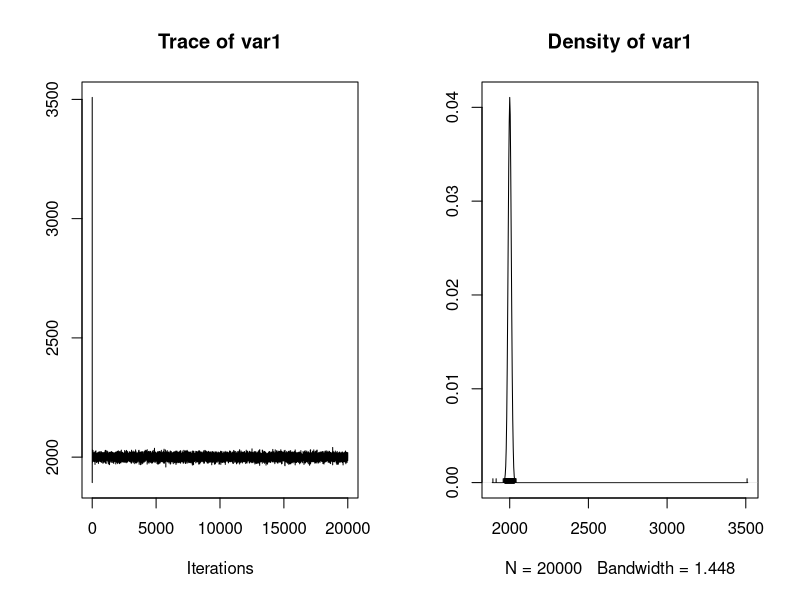
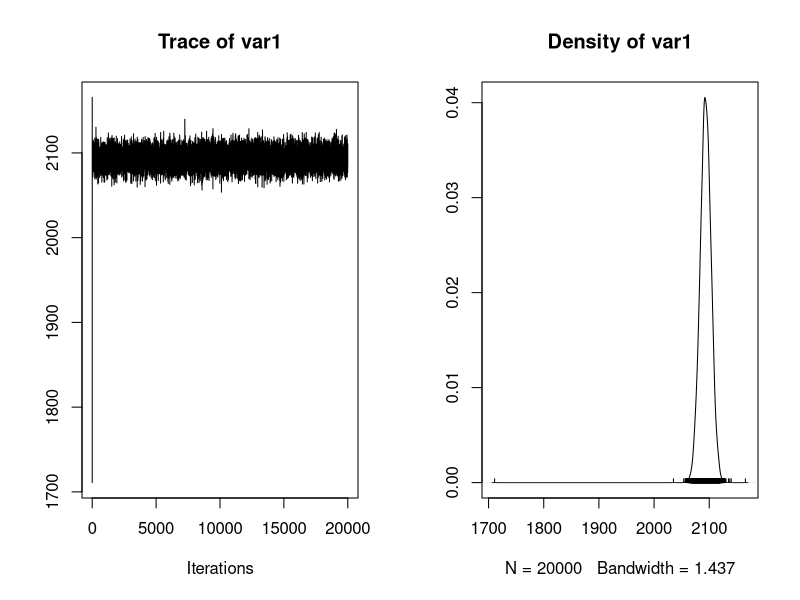
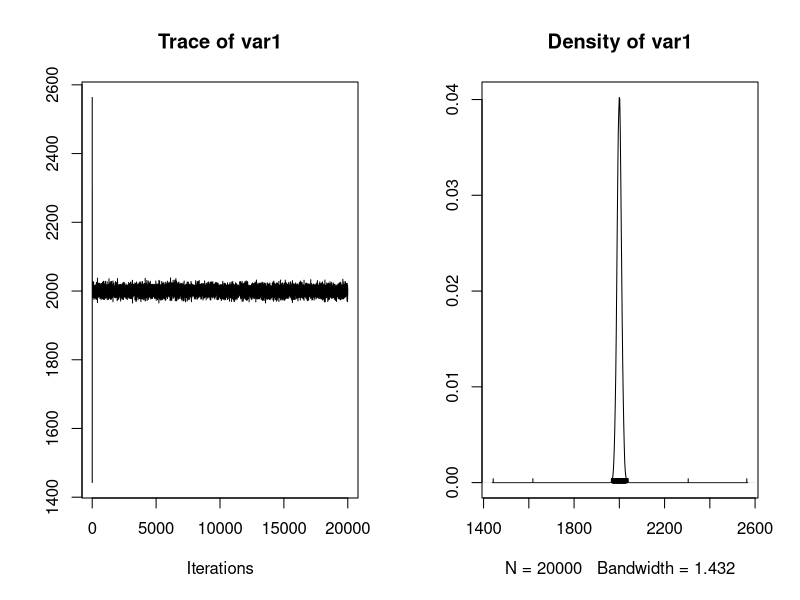
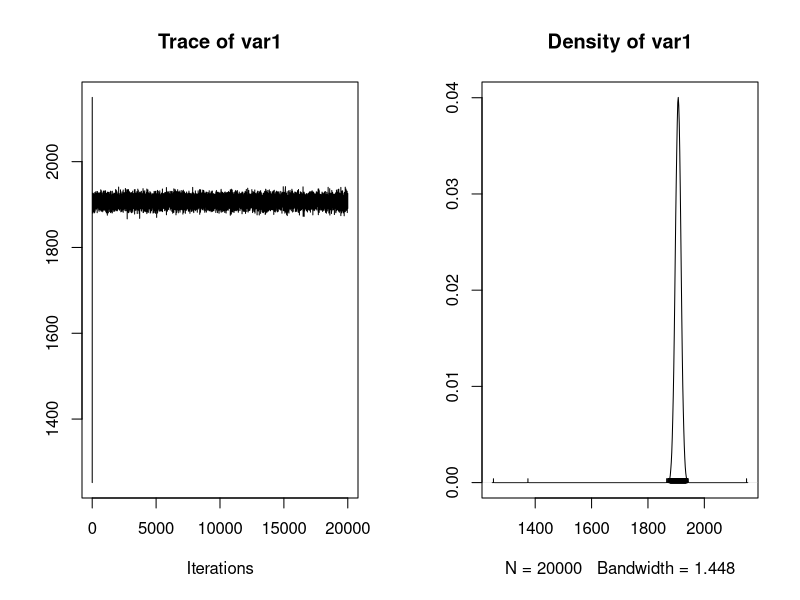
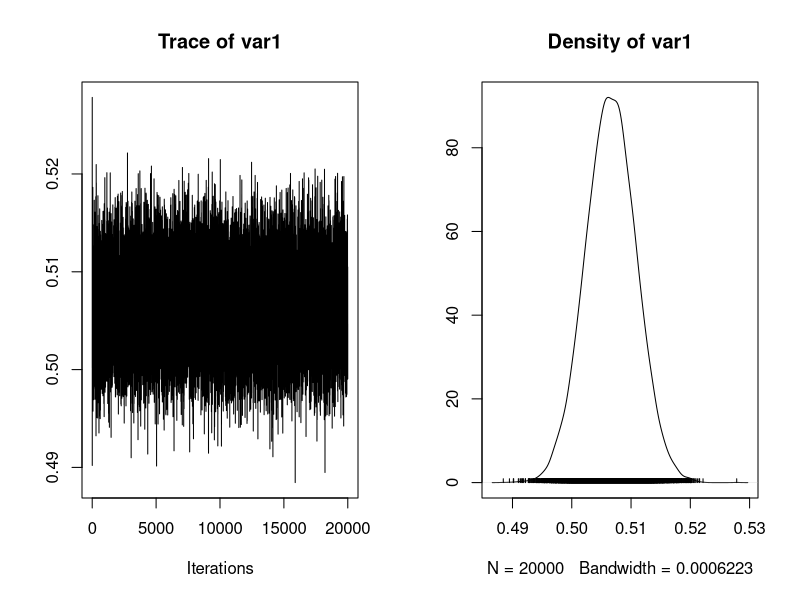

These figures' R source, in order:
## ---- chunk 1
knitr::opts_chunk$set(echo = TRUE)
knitr::opts_chunk$set(tidy.opts=list(width.cutoff=60),tidy=TRUE)
## ---- chunk 2
# R FUNCTIONS FOR PERFORMING UNIVARIATE SLICE SAMPLING.
#
# Radford M. Neal, 17 March 2008.
#
# Implements, with slight modifications and extensions, the algorithm described
# in Figures 3 and 5 of the following paper:
#
#   Neal, R. M (2003) "Slice sampling" (with discussion), Annals of Statistics,
#      vol. 31, no. 3, pp. 705-767.
#
# See the documentation for the function uni.slice below for how to use it.
# The function uni.slice.test was used to test the uni.slice function.


# GLOBAL VARIABLES FOR RECORDING PERFORMANCE.

uni.slice.calls <- 0	# Number of calls of the slice sampling function
uni.slice.evals <- 0	# Number of density evaluations done in these calls


# UNIVARIATE SLICE SAMPLING WITH STEPPING OUT AND SHRINKAGE.
#
# Performs a slice sampling update from an initial point to a new point that 
# leaves invariant the distribution with the specified log density function.
#
# Arguments:
#
#   x0    Initial point
#   g     Function returning the log of the probability density (plus constant)
#   w     Size of the steps for creating interval (default 1)
#   m     Limit on steps (default infinite)
#   lower Lower bound on support of the distribution (default -Inf)
#   upper Upper bound on support of the distribution (default +Inf)
#   gx0   Value of g(x0), if known (default is not known)
#
# The log density function may return -Inf for points outside the support 
# of the distribution.  If a lower and/or upper bound is specified for the
# support, the log density function will not be called outside such limits.
#
# The value of this function is the new point sampled, with an attribute
# of "log.density" giving the value of the log density function, g, at this
# point.  Depending on the context, this log density might be passed as the 
# gx0 argument of a future call of uni.slice. 
#
# The global variable uni.slice.calls is incremented by one for each call
# of uni.slice.  The global variable uni.slice.evals is incremented by the
# number of calls made to the g function passed.
#
# WARNING:  If you provide a value for g(x0), it must of course be correct!
# In addition to giving wrong answers, wrong values for gx0 may result in
# the uni.slice function going into an infinite loop.

uni.slice <- function (x0, g, w=1, m=Inf, lower=-Inf, upper=+Inf, gx0=NULL)
{
  # Check the validity of the arguments.
  
  if (!is.numeric(x0) || length(x0)!=1
      || !is.function(g) 
      || !is.numeric(w) || length(w)!=1 || w<=0 
      || !is.numeric(m) || !is.infinite(m) && (m<=0 || m>1e9 || floor(m)!=m)
      || !is.numeric(lower) || length(lower)!=1 || x0<lower
      || !is.numeric(upper) || length(upper)!=1 || x0>upper
      || upper<=lower 
      || !is.null(gx0) && (!is.numeric(gx0) || length(gx0)!=1))
  { 
    stop ("Invalid slice sampling argument")
  }
  
  # Keep track of the number of calls made to this function.
  
  uni.slice.calls <<- uni.slice.calls + 1
  
  # Find the log density at the initial point, if not already known.
  
  if (is.null(gx0)) 
  { uni.slice.evals <<- uni.slice.evals + 1
  gx0 <- g(x0)
  }
  
  # Determine the slice level, in log terms.
  
  logy <- gx0 - rexp(1)
  
  # Find the initial interval to sample from.
  
  u <- runif(1,0,w)
  L <- x0 - u
  R <- x0 + (w-u)  # should guarantee that x0 is in [L,R], even with roundoff
  
  # Expand the interval until its ends are outside the slice, or until
  # the limit on steps is reached.
  
  if (is.infinite(m))  # no limit on number of steps
  { 
    repeat
    { if (L<=lower) break
      uni.slice.evals <<- uni.slice.evals + 1
      if (g(L)<=logy) break
      L <- L - w
    }
    
    repeat
    { if (R>=upper) break
      uni.slice.evals <<- uni.slice.evals + 1
      if (g(R)<=logy) break
      R <- R + w
    }
  }
  
  else if (m>1)  # limit on steps, bigger than one
  { 
    J <- floor(runif(1,0,m))
    K <- (m-1) - J
    
    while (J>0)
    { if (L<=lower) break
      uni.slice.evals <<- uni.slice.evals + 1
      if (g(L)<=logy) break
      L <- L - w
      J <- J - 1
    }
    
    while (K>0)
    { if (R>=upper) break
      uni.slice.evals <<- uni.slice.evals + 1
      if (g(R)<=logy) break
      R <- R + w
      K <- K - 1
    }
  }
  
  # Shrink interval to lower and upper bounds.
  
  if (L<lower) 
  { L <- lower
  }
  if (R>upper)
  { R <- upper
  }
  
  # Sample from the interval, shrinking it on each rejection.
  
  repeat
  { 
    x1 <- runif(1,L,R)
    
    uni.slice.evals <<- uni.slice.evals + 1
    gx1 <- g(x1)
    
    if (gx1>=logy) break
    
    if (x1>x0) 
    { R <- x1
    }
    else 
    { L <- x1
    }
  }
  
  # Return the point sampled, with its log density attached as an attribute.
  
  attr(x1,"log.density") <- gx1
  return (x1)
  
}

updates <- function (x0, g, reuse=FALSE)
{ 
  uni.slice.calls <<- 0
  uni.slice.evals <<- 0
  
  s <<- numeric(ss)
  x1 <- x0
  s[1] <<- x0
  last.g <- NULL
  
  for (i in 2:ss)
  { for (j in 1:thin)
  { if (reuse)
  { x1 <- uni.slice (x1, g, w=w, m=m, lower=lower, upper=upper, 
                     gx0=last.g)
  last.g <- attr(x1,"log.density")
  }
    else
    { x1 <- uni.slice (x1, g, w=w, m=m, lower=lower, upper=upper)
    }
  }
    s[i] <<- x1
  }
  return(s)
}


## ---- chunk 3
set.seed(123)
#simulation study 
N_mcmc <- 20000
n_tasks <- 3
n_models <- 2

Y_obs <- matrix(rep(0, n_models*n_tasks), ncol = n_tasks)
Y_obs[1,] <- c(100,5000,10000)
Y_obs[2,] <-  c(115,5000,10000)
N_obs <- c(200,10000,20000)
## ---- chunk 4
#assume the true p's are .5,.5,.5 for model 1 and .525,.5,.5 for model 2
#thus, model 2 is strictly better

p1 <- Y_obs[1,]/N_obs
mean(p1)
p2 <- Y_obs[2,]/N_obs
mean(p2)
mean(p1)-mean(p2)

#1: analytical 95% CI
#analytical CI for comparison -- contains 0 (error)
mean(p1)-mean(p2)-2*sqrt(sum(p1*(1-p1)/N_obs)/9+sum(p2*(1-p2)/N_obs)/9)
mean(p1)-mean(p2)+2*sqrt(sum(p1*(1-p1)/N_obs)/9+sum(p2*(1-p2)/N_obs)/9)
#length
4*sqrt(sum(p1*(1-p1)/N_obs)/9+sum(p2*(1-p2)/N_obs)/9)

#2:bootstrap 95% CI
mock_test <- c()
#generate mock responses
for(i in 1:n_tasks){
  mock_test[[i]] <- matrix(rep(0,n_models*N_obs[i]), ncol = n_models)
  for(j in 1:n_models){
    one_ind <- sample(seq(N_obs[i]), size = Y_obs[j,i], replace = FALSE)
    mock_test[[i]][one_ind,j] <- 1
  }
}
## ---- chunk 5
mock_test <- c()
#generate mock responses
for(i in 1:n_tasks){
  mock_test[[i]] <- matrix(rep(0,n_models*N_obs[i]), ncol = n_models)
  for(j in 1:n_models){
    one_ind <- sample(seq(N_obs[i]), size = Y_obs[j,i], replace = FALSE)
    mock_test[[i]][one_ind,j] <- 1
  }
}

#bootstrap samples
N_boot <- 5000
p_samps <- rep(0, N_boot)
for(i in 1:N_boot){
  task_1_ind <- sample(seq(N_obs[1]), replace = TRUE)
  task_2_ind <- sample(seq(N_obs[2]), replace = TRUE)
  task_3_ind <- sample(seq(N_obs[3]), replace = TRUE)
  
  p_11 <- sum(mock_test[[1]][task_1_ind,1])/N_obs[1]
  p_12 <- sum(mock_test[[1]][task_1_ind,2])/N_obs[1]
  
  p_21 <- sum(mock_test[[2]][task_2_ind,1])/N_obs[2]
  p_22 <- sum(mock_test[[2]][task_2_ind,2])/N_obs[2]
  
  p_31 <- sum(mock_test[[3]][task_3_ind,1])/N_obs[3]
  p_32 <- sum(mock_test[[3]][task_3_ind,2])/N_obs[3]
  
  p_samps[i] <- (p_11+p_21+p_31)/3-(p_12+p_22+p_32)/3
}

#contains 0 -- error
quantile(p_samps, .025)
quantile(p_samps, .975)

## ---- chunk 6
cur_alphas_h <- rep(1, n_models)
cur_betas_h  <-  rep(1, n_models)
cur_thetas_h <- matrix(rep(.5, n_models*n_tasks), nrow = n_models)
alpha_samps <- matrix(rep(0, n_models*N_mcmc), nrow = N_mcmc)
beta_samps <- matrix(rep(0, n_models*N_mcmc), nrow = N_mcmc)
theta_samps <- array(rep(0, n_models*N_mcmc*n_tasks), dim = c(n_models, n_tasks,N_mcmc))

#slice sampling constants
w <- .5
thin <- 1
ss <- 2
lower <- 0
upper <- Inf
m <- Inf

# global index variable for Gibbs sampler
index <- 1

log_conditional_post_a1 <- function(a_inp){
  log_llh_score <- 0
  for(j in 1:n_tasks){
    log_llh_score <- log_llh_score + dbeta(cur_thetas_h[index,j], a_inp, cur_betas_h[index], log=TRUE)
  }
  return(log_llh_score+dnorm(a_inp, mean = 2000, sd = 10,log = TRUE))
}
log_conditional_post_a2 <- function(a_inp){
  log_llh_score <- 0
  for(j in 1:n_tasks){
    log_llh_score <- log_llh_score + dbeta(cur_thetas_h[index,j], a_inp, cur_betas_h[index], log=TRUE)
  }
  return(log_llh_score+dnorm(a_inp, mean = 2100, sd = 10,log = TRUE))
}
log_conditional_post_b1 <- function(b_inp){
  log_llh_score <- 0
  for(j in 1:n_tasks){
    log_llh_score <- log_llh_score + dbeta(cur_thetas_h[index,j], cur_alphas_h[index], b_inp, log=TRUE)
  }
  return(log_llh_score+dnorm(b_inp, mean = 2000, sd = 10,log = TRUE))
}
log_conditional_post_b2 <- function(b_inp){
  log_llh_score <- 0
  for(j in 1:n_tasks){
    log_llh_score <- log_llh_score + dbeta(cur_thetas_h[index,j], cur_alphas_h[index], b_inp, log=TRUE)
  }
  return(log_llh_score+dnorm(b_inp, mean = 1900, sd = 10,log = TRUE))
}

#Gibbs sampling
for(iter in 1:N_mcmc){
  #print(iter)
  #sample through thetas given rest using conjugacy
  for(i in 1:n_models){
    cur_alpha <- cur_alphas_h[i]
    cur_beta <- cur_betas_h[i]
    for(j in 1:n_tasks){
      cur_post_alpha <- Y_obs[i,j] + cur_alpha
      cur_post_beta <- N_obs[j] - Y_obs[i,j] + cur_beta
      cur_thetas_h[i,j] <- rbeta(1, cur_post_alpha, cur_post_beta)
    }
  }
  #reset global index
  index <- 1
  #sample alphas given rest with slice sampling

  new_samp <- updates(cur_alphas_h[1],log_conditional_post_a1)
  cur_alphas_h[1] <- new_samp[2]
  index <- index+1
  
  new_samp <- updates(cur_alphas_h[2],log_conditional_post_a2)
  cur_alphas_h[2] <- new_samp[2]
  index <- index+1

  #reset index
  index <- 1
  #sample betas given rest with slice sampling

  new_samp <- updates(cur_betas_h[1],log_conditional_post_b1)
  cur_betas_h[1] <- new_samp[2]
  index <- index+1
  
  new_samp <- updates(cur_betas_h[2],log_conditional_post_b2)
  cur_betas_h[2] <- new_samp[2]
  index <- index+1
  
  #store samples
  alpha_samps[iter,] <- cur_alphas_h
  beta_samps[iter,] <- cur_betas_h
  theta_samps[,,iter] <- cur_thetas_h
}

library(coda)
plot(as.mcmc(alpha_samps[,1]))
plot(as.mcmc(alpha_samps[,2]))
plot(as.mcmc(beta_samps[,1]))
plot(as.mcmc(beta_samps[,2]))
#pick a random theta_ij
plot(as.mcmc(theta_samps[2,2,]))

#completely negative interval -- indicates model 2 is better -- correct
quantile(colMeans(theta_samps[1,,10001:N_mcmc]-theta_samps[2,,10001:N_mcmc]), .025)
quantile(colMeans(theta_samps[1,,10001:N_mcmc]-theta_samps[2,,10001:N_mcmc]), .975)
